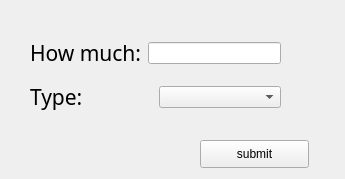
<?xml version="1.0" encoding="UTF-8"?>
<ui version="4.0">
 <class>Form</class>
 <widget class="QWidget" name="Form">
  <property name="geometry">
   <rect>
    <x>0</x>
    <y>0</y>
    <width>345</width>
    <height>179</height>
   </rect>
  </property>
  <property name="windowTitle">
   <string>Discount</string>
  </property>
  <widget class="QPushButton" name="pushButton">
   <property name="geometry">
    <rect>
     <x>200</x>
     <y>140</y>
     <width>109</width>
     <height>28</height>
    </rect>
   </property>
   <property name="text">
    <string>submit</string>
   </property>
  </widget>
  <widget class="QWidget" name="">
   <property name="geometry">
    <rect>
     <x>30</x>
     <y>30</y>
     <width>251</width>
     <height>91</height>
    </rect>
   </property>
   <layout class="QVBoxLayout" name="verticalLayout">
    <item>
     <layout class="QHBoxLayout" name="horizontalLayout">
      <item>
       <widget class="QLabel" name="label">
        <property name="font">
         <font>
          <family>StoneSans</family>
          <pointsize>16</pointsize>
         </font>
        </property>
        <property name="text">
         <string>How much:</string>
        </property>
       </widget>
      </item>
      <item>
       <widget class="QLineEdit" name="lineEdit"/>
      </item>
     </layout>
    </item>
    <item>
     <layout class="QHBoxLayout" name="horizontalLayout_2">
      <item>
       <widget class="QLabel" name="label_2">
        <property name="font">
         <font>
          <family>StoneSans</family>
          <pointsize>16</pointsize>
         </font>
        </property>
        <property name="text">
         <string>Type:</string>
        </property>
       </widget>
      </item>
      <item>
       <widget class="QComboBox" name="comboBox"/>
      </item>
     </layout>
    </item>
   </layout>
  </widget>
 </widget>
 <resources/>
 <connections/>
</ui>
